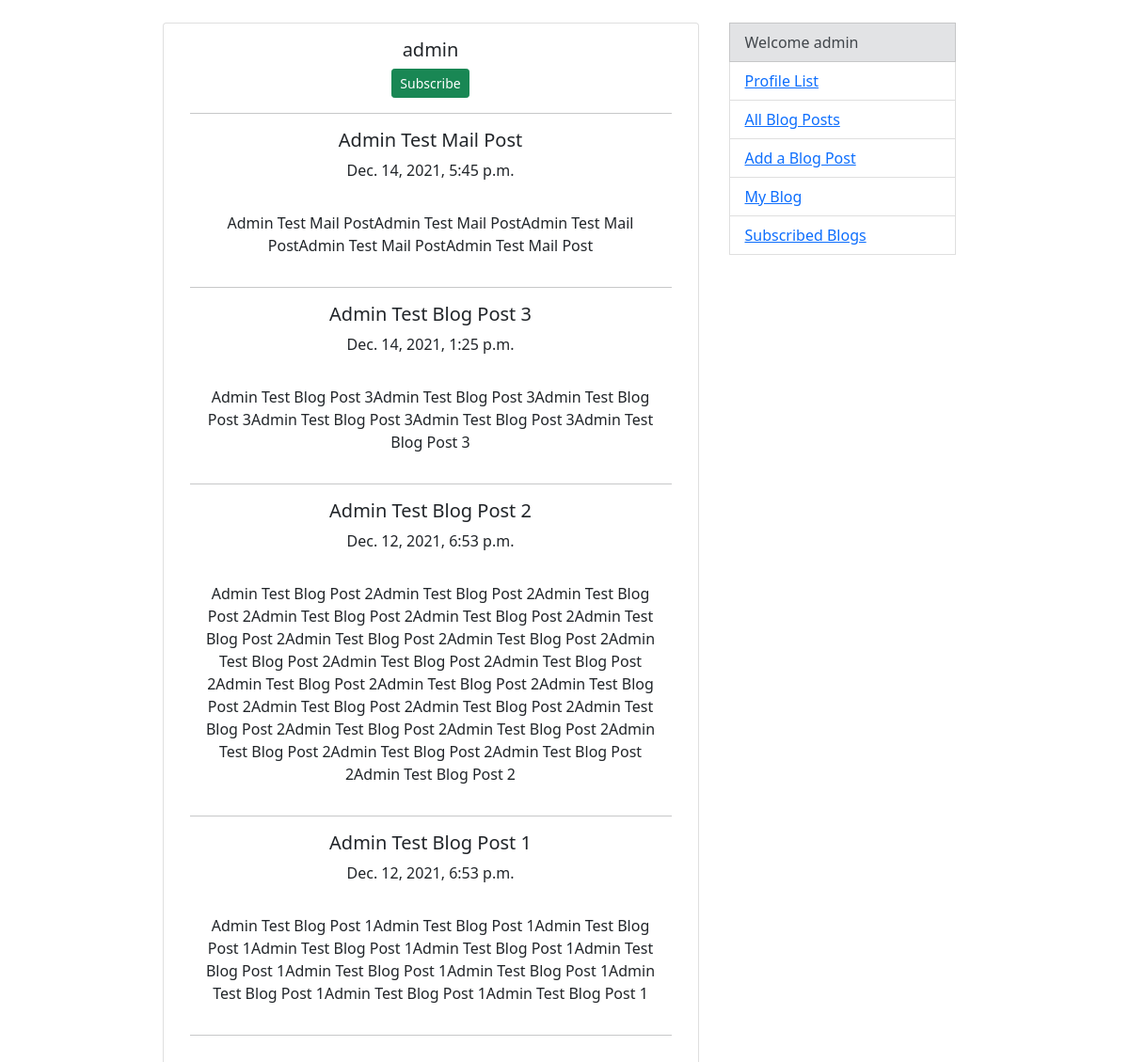
Page /profiles/2/ (signed in) on the committed database.
### profiles/models.py (models this page shows, shortened)
class Profile(models.Model):
    user = models.OneToOneField(User, on_delete=models.CASCADE)
    subscribed = models.ManyToManyField(User, related_name='subscribed', blank=True)
    readed = models.ManyToManyField("blogs.BlogPost", related_name='readed', blank=True)
    updated = models.DateTimeField(auto_now=True)
    created = models.DateTimeField(auto_now_add=True)
    class Meta:
        ordering = ("-created",)

### blogs/models.py (models this page shows, shortened)
class BlogPost(models.Model):
    author = models.ForeignKey(Profile, on_delete=models.CASCADE)
    post_title = models.CharField("Post Title", max_length=150, unique=True)
    post_content = models.TextField("Content")
    created = models.DateTimeField(auto_now_add=True)
    class Meta:
        ordering = ("-created",)

### profiles/views.py (the view)
# urls.py: path('<pk>/', ProfileDetailView.as_view(), name='profile-detail'),
class ProfileDetailView(DetailView):
    model = Profile
    template_name = "profiles/profile_detail.html"
    context_object_name = "profile"
    def get_object(self, **kwargs):
        pk = self.kwargs.get("pk")
        view_profile = Profile.objects.get(pk=pk)
        return view_profile
    def get_context_data(self, **kwargs):
        context = super().get_context_data(**kwargs)
        view_profile = self.get_object()
        my_profile = Profile.objects.get(user=self.request.user)
        if view_profile.user in my_profile.subscribed.all():
            subscribe = True
        else:
            subscribe = False
        context["subscribe"] = subscribe
        context["profile_posts"] = BlogPost.objects.filter(author__user=view_profile.user)
        return context

### profiles/templates/profiles/profile_detail.html (shortened to what this page needs)
{% extends 'base.html' %}
{% block content %}
    <h5 class="card-title">{{ profile.user }}</h5>
    {% if subscribe == True %}
        <form action="{% url "profiles:profile_subscribe" %}" method="POST">
            {% csrf_token %}
            <input type="hidden" name="profile_pk" value={{ object.pk }}>
            <button type="submit" class="btn btn-danger btn-sm">Unsubscribe</button>
        </form>
    {% else %}
        <form action="{% url "profiles:profile_subscribe" %}" method="POST">
            <button type="submit" class="btn btn-success btn-sm">Subscribe</button>
        </form>
    {% endif %}
    <hr>
    {% for post in profile_posts %}
        <h5 class="card-title">{{ post.post_title }}</h5>
        <p class="card-text">{{ post.created }}</p>
        <p class="card-body">{{ post.post_content }}</p>
        <hr>
    {% endfor %}
{% endblock %}

### templates/base.html (shortened to what this page needs)
<!doctype html>
<html lang="en">
    <head>
        <link href="https://cdn.jsdelivr.net/npm/bootstrap@5.0.2/dist/css/bootstrap.min.css" rel="stylesheet">
    </head>
    <body>
        <br>
        <div class="container">
            <div class="row justify-content-md-center">
                <div class="card col-6 text-center">
                    <div class="card-body">
                        {% block content %}
                        {% endblock %}
                    </div>
                </div>
                <div class="list-group col-3">
                    <ul>
                        <li class="list-group-item list-group-item-secondary" aria-current="true">Welcome {{ request.user }}</li>
                        <li class="list-group-item list-group-item-action"><a href="{% url "profiles:profiles" %}">Profile List</a></li>
                        <li class="list-group-item list-group-item-action"><a href="{% url "blogs:blogs" %}">All Blog Posts</a></li>
                        <li class="list-group-item list-group-item-action"><a href="{% url "blogs:post-create" %}">Add a Blog Post</a></li>
                        <li class="list-group-item list-group-item-action"><a href="{% url "blogs:my-blog" user.pk %}">My Blog</a></li>
                        <li class="list-group-item list-group-item-action"><a href="{% url "blogs:subscribed-blogs" %}">Subscribed Blogs</a></li>
                    </ul>
                </div>
            </div>
        </div>
    </body>
</html>

### rows in the picture
Profile: user "admin"
BlogPost: post_title "Admin Test Mail Post", created "Dec. 14, 2021, 5:45 p.m.", post_content "Admin Test Mail PostAdmin Test Mail PostAdmin Test Mail PostAdmin Test Mail PostAdmin Test Mail Post"
BlogPost: post_title "Admin Test Blog Post 3", created "Dec. 14, 2021, 1:25 p.m.", post_content "Admin Test Blog Post 3Admin Test Blog Post 3Admin Test Blog Post 3Admin Test Blog Post 3Admin Test Blog Post 3Admin Test Blog Post 3"
BlogPost: post_title "Admin Test Blog Post 2", created "Dec. 12, 2021, 6:53 p.m.", post_content "Admin Test Blog Post 2Admin Test Blog Post 2Admin Test Blog Post 2Admin Test Blog Post 2Admin Test Blog Post 2Admin Test Blog Post 2Admin Test Blog Post 2Admin Test Blog Post 2Admin Test Blog Post 2Admin Test Blog Post 2Admin Test Blog Post 2Admin Test Blog Post 2Admin Test Blog Post 2Admin Test Blog Post 2Admin Test Blog Post 2Admin Test Blog Post 2Admin Test Blog Post 2Admin Test Blog Post 2Admin Test Blog Post 2Admin Test Blog Post 2Admin Test Blog Post 2Admin Test Blog Post 2Admin Test Blog Post 2"
BlogPost: post_title "Admin Test Blog Post 1", created "Dec. 12, 2021, 6:53 p.m.", post_content "Admin Test Blog Post 1Admin Test Blog Post 1Admin Test Blog Post 1Admin Test Blog Post 1Admin Test Blog Post 1Admin Test Blog Post 1Admin Test Blog Post 1Admin Test Blog Post 1Admin Test Blog Post 1Admin Test Blog Post 1Admin Test Blog Post 1"

### other values in the picture
{{ request.user }} "admin"
